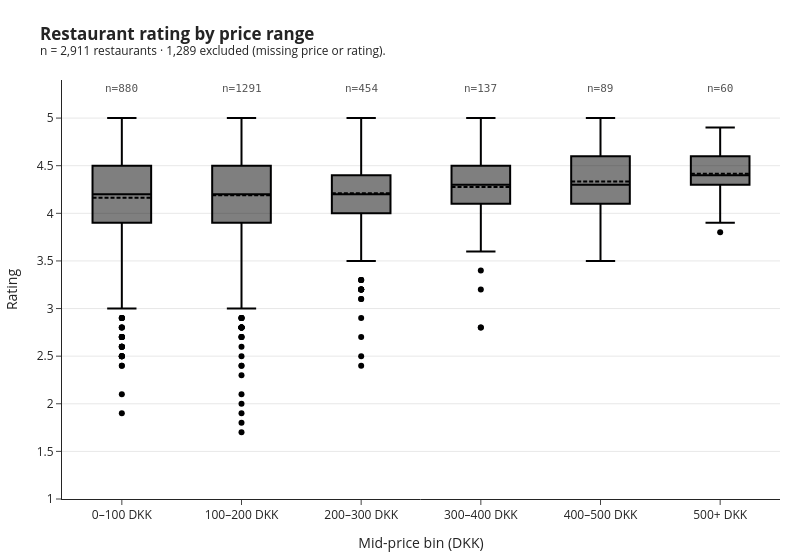

The notebook cell this image was saved under:
### Code cell
rating_vs_price_boxplot.update_layout(template='simple_white', width=800)
rating_vs_price_boxplot.update_yaxes(showgrid=True)
# rating_vs_price_boxplot.write_image(f"plots/rating_vs_price_boxplot.svg", format="svg")

### Figure 1 — Plotly figure (JSON) as saved in the notebook; plotly's stock layout.template omitted (floating-point values rounded to 4 significant figures; data arrays with more than 128 entries replaced by an {"elided": "..."} marker saying what was removed)
{"data": [{"alignmentgroup": "True", "boxmean": true, "boxpoints": "outliers", "hovertemplate": "Mid-price bin (DKK)=%{x}<br>Rating=%{y}<extra></extra>", "legendgroup": "", "marker": {"color": "#000001"}, "name": "", "notched": false, "offsetgroup": "", "orientation": "v", "showlegend": false, "type": "box", "x": {"elided": "2911 str values"}, "x0": " ", "xaxis": "x", "y": {"elided": "2911 float values"}, "y0": " ", "yaxis": "y"}], "layout": {"annotations": [{"font": {"color": "#555555", "family": "monospace", "size": 11}, "showarrow": false, "text": "n=880", "x": "0–100 DKK", "y": 1, "yanchor": "top", "yref": "paper"}, {"font": {"color": "#555555", "family": "monospace", "size": 11}, "showarrow": false, "text": "n=1291", "x": "100–200 DKK", "y": 1, "yanchor": "top", "yref": "paper"}, {"font": {"color": "#555555", "family": "monospace", "size": 11}, "showarrow": false, "text": "n=454", "x": "200–300 DKK", "y": 1, "yanchor": "top", "yref": "paper"}, {"font": {"color": "#555555", "family": "monospace", "size": 11}, "showarrow": false, "text": "n=137", "x": "300–400 DKK", "y": 1, "yanchor": "top", "yref": "paper"}, {"font": {"color": "#555555", "family": "monospace", "size": 11}, "showarrow": false, "text": "n=89", "x": "400–500 DKK", "y": 1, "yanchor": "top", "yref": "paper"}, {"font": {"color": "#555555", "family": "monospace", "size": 11}, "showarrow": false, "text": "n=60", "x": "500+ DKK", "y": 1, "yanchor": "top", "yref": "paper"}], "boxmode": "group", "legend": {"tracegroupgap": 0}, "margin": {"b": 60, "l": 20, "r": 20, "t": 80}, "title": {"text": "<b>Restaurant rating by price range</b><br><sup>n = 2,911 restaurants · 1,289 excluded (missing price or rating).</sup>"}, "width": 800, "xaxis": {"anchor": "y", "categoryarray": ["0–100 DKK", "100–200 DKK", "200–300 DKK", "300–400 DKK", "400–500 DKK", "500+ DKK"], "categoryorder": "array", "domain": [0, 1], "title": {"text": "Mid-price bin (DKK)"}}, "yaxis": {"anchor": "x", "domain": [0, 1], "dtick": 0.5, "range": [1, 5.4], "showgrid": true, "title": {"text": "Rating"}}}}
